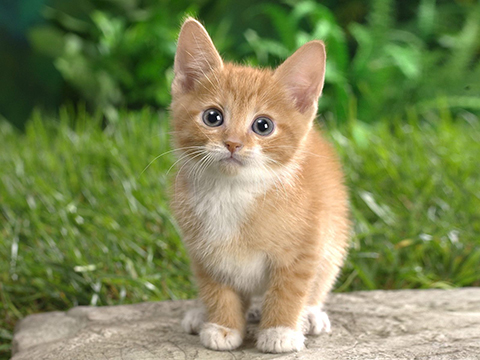
#> input picture cat.jpg, 480 x 360 px, given in place of the camera
$ python HW_lesson7.py
#> lines starting #> are read from the running program, lines starting #| are printed output that depends on the picture; after the words box and inside, x2 and y2 are one past the last pixel; in counts of white or black regions, pixels touching at a corner belong together
import cv2
import numpy as np

cap = cv2.VideoCapture(0)

lower_red1 = np.array([0, 100, 100])
uper_red1 = np.array([10, 255, 255])

lower_red2 = np.array([160, 100, 100])
uper_red2 = np.array([180, 255, 255])

points = []

while True:
    ret, frame = cap.read()
#> frame is the input picture: shape (360, 480, 3); mean B, G, R 85.7, 136, 125.8
    if not ret:
        break

    frame = cv2.flip(frame, 1)
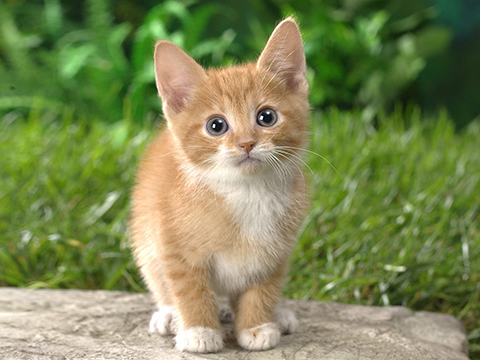
#> frame: shape (360, 480, 3); mean B, G, R 85.7, 136, 125.8
    hsv = cv2.cvtColor(frame, cv2.COLOR_BGR2HSV)
#> hsv: shape (360, 480, 3); mean H, S, V 34.5, 116.9, 144.7
    mask1 = cv2.inRange(hsv, lower_red1, uper_red1)
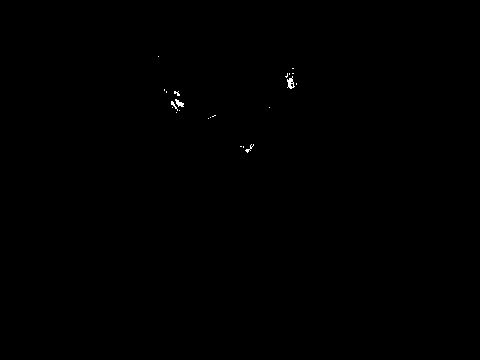
#> mask1: shape (360, 480); 0.11% white in thin lines or dots, all inside (x1, y1, x2, y2) = (158, 56, 297, 153)
    mask2 = cv2.inRange(hsv, lower_red2, uper_red2)
#> mask2: shape (360, 480); every value is 0

    mask = cv2.bitwise_or(mask1, mask2)

    contours, _ = cv2.findContours(mask, cv2.RETR_EXTERNAL, cv2.CHAIN_APPROX_SIMPLE)
#> contours = 22 contours, 20 with area under 20; largest, box (x1, y1, x2, y2) and area: (287, 76, 295, 89) 44, (175, 99, 184, 107) 26
    isNotDetected = False
    isDetected = False
    for cnt in contours:
        area = cv2.contourArea(cnt)
        if area > 1000:
            x, y, w, h = cv2.boundingRect(cnt)
            cv2.rectangle(frame, (2, 2), (640, 400), (0, 255, 0), 2)
            isDetected = True
        elif area < 1000:
            cv2.rectangle(frame, (2, 2), (640, 400), (0, 0, 255), 2)
            isNotDetected = True
#> this loop made 22 passes
#> area on passes 12, 17: 26, 44
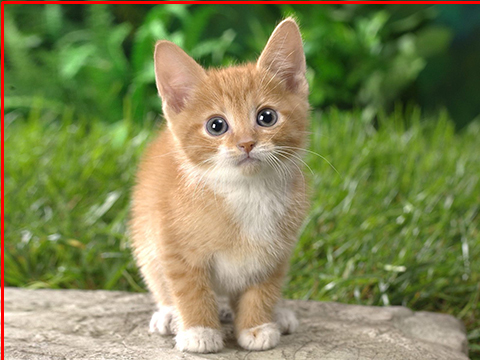
#> frame: shape (360, 480, 3); 1.45% of pixels changed, all inside (x1, y1, x2, y2) = (1, 1, 480, 360)

    if isDetected:
        cv2.putText(frame, f'object detected', (20, 15), cv2.FONT_HERSHEY_SIMPLEX, 0.8, (0, 255, 0), 2)
    elif isNotDetected:
        cv2.putText(frame, f'object not detected', (20, 15), cv2.FONT_HERSHEY_SIMPLEX, 0.8, (0, 0, 255), 2)
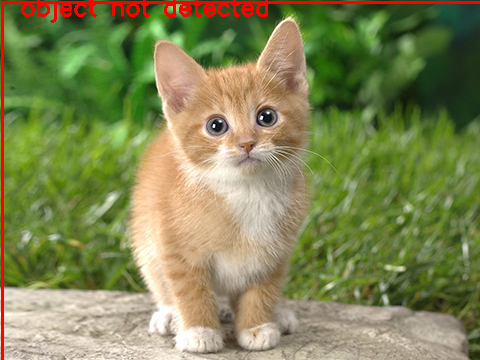
#> frame: shape (360, 480, 3); 0.87% of pixels changed, all inside (x1, y1, x2, y2) = (21, 0, 268, 23)

    cv2.imshow('video', frame)
    cv2.imshow('mask', mask)

    if cv2.waitKey(1) & 0xFF == ord('q'):
#> (key q is pressed here)
        break

cap.release()
cv2.destroyAllWindows()
